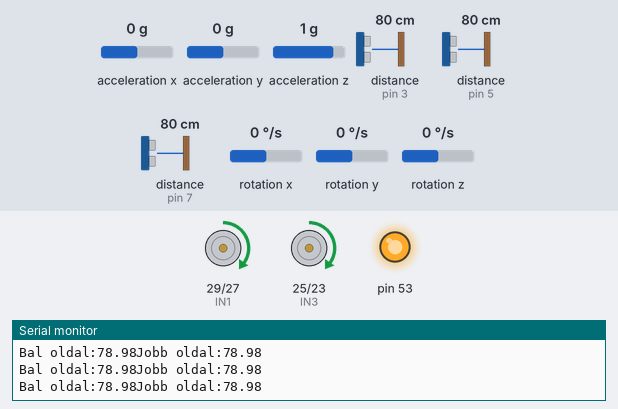
This sketch was run on a simulated Arduino Mega 2560, built with avr-gcc and run on an emulated ATmega2560. On the bench: motor-driver pin pairs drawn as motors (green arrow = first pin HIGH = forward, orange = second pin HIGH = backward, longer = more drive, scaled by the enable pin), output pins drawn as LEDs (lit = HIGH), the last lines printed to the serial monitor. Wiring (inferred from the names in the program): 3 × ultrasonic range finder: trigger pin 2, echo pin 3 / trigger pin 4, echo pin 5 / trigger pin 6, echo pin 7. Inputs (shaded band) come from the test bench; at power-on: distance to the obstacle (sensors on pin 7, pin 3, pin 5) 80 cm, rotation z 0 °/s, acceleration x 0 g, acceleration y 0 g, acceleration z 1 g, rotation x 0 °/s, rotation y 0 °/s. The echo pulse lasts 58.3 µs per cm; pins used as bus, display or sensor lines are not drawn.

Above: at 3.2 s.
3.3 s: distance to the obstacle (sensor on pin 7) set to 198 cm
4.8 s: distance to the obstacle (sensor on pin 7) set to 205 cm
At 5.07 s:
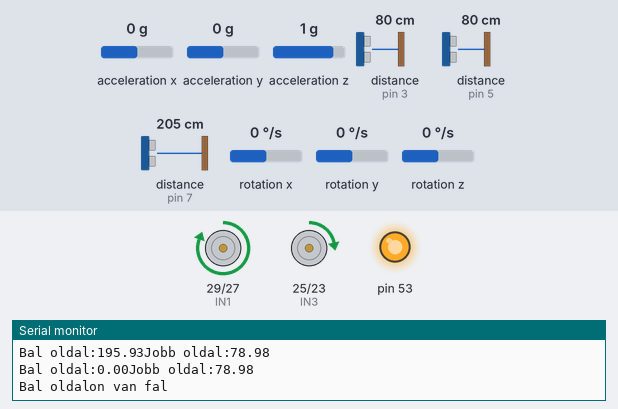
7.8 s: distance to the obstacle (sensor on pin 3) set to 17 cm
10.8 s: distance to the obstacle (sensor on pin 3) set to 14 cm
At 11.2 s:
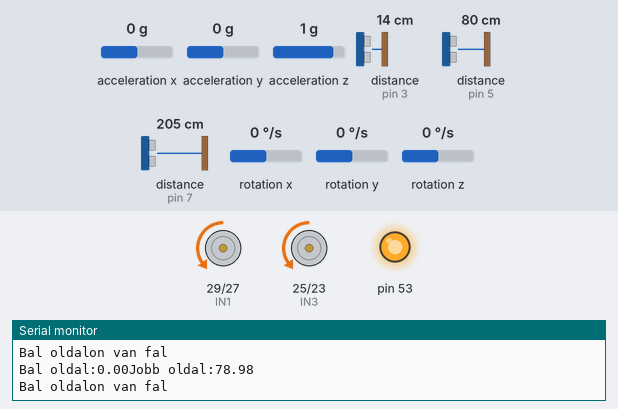
At 12.1 s:
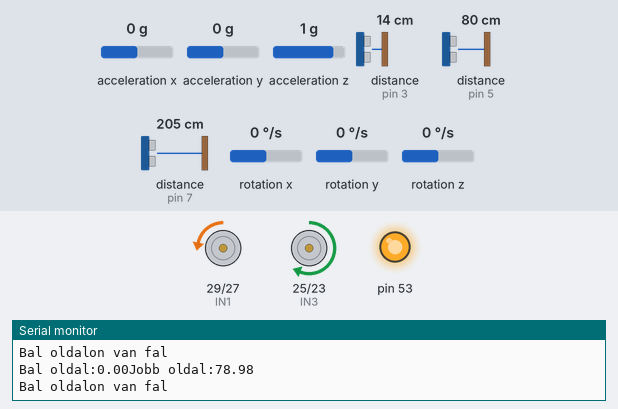
12.8 s: rotation z set to 28 °/s
15.8 s: rotation z set to 32 °/s
Timing chart, 0 to 18.5 s (numbered marks = the images above; inputs shaded):
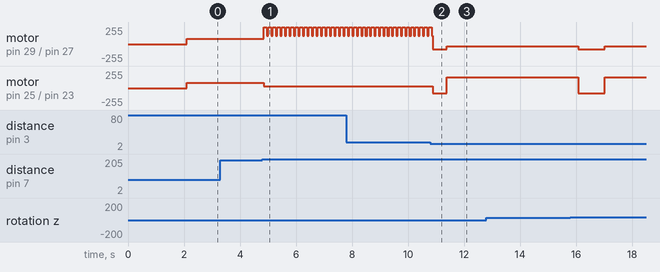

The sketch:

Jerry2023.ino
```cpp
#include <MPU6050_light.h>
#include <SPI.h>
#include <MFRC522.h>
#include <string.h>
#include <stdio.h>
#include "Wire.h"

MPU6050 mpu(Wire);
unsigned long timer = 0;


#define TRIGGER_PIN_FRONT 2
#define ECHO_PIN_FRONT 3
#define TRIGGER_PIN_RIGHT 4
#define ECHO_PIN_RIGHT 5
#define TRIGGER_PIN_LEFT 6
#define ECHO_PIN_LEFT 7

#define ENA 11
#define IN1 29
#define IN2 27
#define IN3 25
#define IN4 23
#define ENB 10

#define RST_PIN 8
#define SS_PIN 9

MFRC522 mfrc522(SS_PIN, RST_PIN);
MFRC522::MIFARE_Key key;

void setup() {
  Serial.begin(9600);
  //gyro beállítása
  Wire.begin();
   byte status = mpu.begin();
  Serial.print(F("MPU6050 status: "));
  Serial.println(status);
  while(status!=0){ } // stop everything if could not connect to MPU6050

  Serial.println(F("Calculating offsets, do not move MPU6050"));
  delay(1000);
  mpu.calcOffsets(); // gyro and accelero
  Serial.println("Done!\n");

  // Ultrahangos távérzékelő pin-ek beállítása
  pinMode(TRIGGER_PIN_FRONT, OUTPUT);
  pinMode(ECHO_PIN_FRONT, INPUT);
  pinMode(TRIGGER_PIN_RIGHT, OUTPUT);
  pinMode(ECHO_PIN_RIGHT, INPUT);
  pinMode(TRIGGER_PIN_LEFT, OUTPUT);
  pinMode(ECHO_PIN_LEFT, INPUT);

  // Motorvezérlő pin-ek beállítása
  pinMode(ENA, OUTPUT);
  pinMode(IN1, OUTPUT);
  pinMode(IN2, OUTPUT);
  pinMode(IN3, OUTPUT);
  pinMode(IN4, OUTPUT);
  pinMode(ENB, OUTPUT);

  // RFID kártyaolvasó inicializálása
  SPI.begin();
  mfrc522.PCD_Init();
  // Prepare key - all keys are set to FFFFFFFFFFFFh at chip delivery from the factory.
  for (byte i = 0; i < 6; i++) {
    key.keyByte[i] = 0xFF;
  }
}
//TÁVOLSÁGMÉRÉS CM-BEN
float measureDistance(int triggerPin, int echoPin) {
  // Előkészítés
  pinMode(triggerPin, OUTPUT);
  pinMode(echoPin, INPUT);
  digitalWrite(triggerPin, LOW);
  delayMicroseconds(2);

  // Trigger jel küldése
  digitalWrite(triggerPin, HIGH);
  delayMicroseconds(10);
  digitalWrite(triggerPin, LOW);

  // Echo jel értelmezése
  long duration = pulseIn(echoPin, HIGH);
  // Távolság kiszámítása a hangsebesség alapján
  float distance = duration * 0.034 / 2; // A hangsebesség 34 cm/ms, a távolságot pedig két irányban kell elosztani

  //if(distance > 200){
    //distance = 0;
  //}
  return distance;
}
// Előre haladás
void forward() {
  digitalWrite(IN1, HIGH);
  digitalWrite(IN2, LOW);
  digitalWrite(IN3, HIGH);
  digitalWrite(IN4, LOW);
  analogWrite(ENA, 80);  // Bal
  analogWrite(ENB, 80);  // Jobb
}

// Hátramenet
void backward() {
  digitalWrite(IN1, LOW);
  digitalWrite(IN2, HIGH);
  digitalWrite(IN3, LOW);
  digitalWrite(IN4, HIGH);
  analogWrite(ENA, 80);  // Sebesség beállítása 0-255 között
  analogWrite(ENB, 80);  // Sebesség beállítása 0-255 között
}

// Balra fordulás
void turnLeft() {
  mpu.update();
  float angle = mpu.getAngleZ();
  digitalWrite(IN1, LOW);
  digitalWrite(IN2, HIGH);
  digitalWrite(IN3, HIGH);
  digitalWrite(IN4, LOW);
  analogWrite(ENA, 30);  // Bal
  analogWrite(ENB, 160);  // Jobb
  while(mpu.getAngleZ() <= angle+90){ // lehet több vagy kevesebb a kívánt fok
    mpu.update();
  }
  backward();
  delay(400);

}

// Jobbra fordulás
void turnRight() {
  mpu.update();
  float angle = mpu.getAngleZ();
  digitalWrite(IN1, HIGH);
  digitalWrite(IN2, LOW);
  digitalWrite(IN3, LOW);
  digitalWrite(IN4, HIGH);
  analogWrite(ENA, 160);  // Bal
  analogWrite(ENB, 30);  // Jobb
  while(mpu.getAngleZ() >= angle-90){ // lehet több vagy kevesebb a kívánt fok
    mpu.update();
  }
  backward();
  delay(400);


}

// Megállás
void stop() {
  digitalWrite(IN1, LOW);
  digitalWrite(IN2, LOW);
  digitalWrite(IN3, LOW);
  digitalWrite(IN4, LOW);
  analogWrite(ENA, 0);
  analogWrite(ENB, 0);
}
void forwardWithAlignment() {
  // Távérzékelők mérése
  float rightDistance = measureDistance(TRIGGER_PIN_RIGHT, ECHO_PIN_RIGHT);
  delay(10);
  float leftDistance = measureDistance(TRIGGER_PIN_LEFT, ECHO_PIN_LEFT);
  if(leftDistance > 200){
    // jobra kanyar
      analogWrite(ENA, 255);  // bal oldal
      analogWrite(ENB, 30);  // jobb oldal
      digitalWrite(IN1, HIGH);
      digitalWrite(IN2, LOW);
      digitalWrite(IN3, HIGH);
      digitalWrite(IN4, LOW);
      leftDistance = 0;
      delay(100);
  }
  if(rightDistance > 200){
    // balra kanyar
      analogWrite(ENA, 30);  // Bal oldal
      analogWrite(ENB, 255);  // jobb oldal
      digitalWrite(IN1, HIGH);
      digitalWrite(IN2, LOW);
      digitalWrite(IN3, HIGH);
      digitalWrite(IN4, LOW);
      rightDistance = 0;
      delay(100);
  }
  Serial.print("Bal oldal:");
  Serial.print(leftDistance);Serial.print("Jobb oldal:");Serial.println(rightDistance);
  if (rightDistance >= -1 && rightDistance <= 15 && leftDistance >= -1 && leftDistance <= 15){ //van két fal
      // Középre igazítás
    if (rightDistance < leftDistance) {
      // balra kanyar
      analogWrite(ENA, 30);  // Bal oldal
      analogWrite(ENB, 125);  // jobb oldal
      digitalWrite(IN1, HIGH);
      digitalWrite(IN2, LOW);
      digitalWrite(IN3, HIGH);
      digitalWrite(IN4, LOW);
    } else if (leftDistance < rightDistance) {
      // jobra kanyar
      analogWrite(ENA, 125);  // bal oldal
      analogWrite(ENB, 30);  // jobb oldal
      digitalWrite(IN1, HIGH);
      digitalWrite(IN2, LOW);
      digitalWrite(IN3, HIGH);
      digitalWrite(IN4, LOW);
    }
  }
  else {
    if(rightDistance >= 15 &&  leftDistance <= 15){ // bal oldalon van fal
      Serial.println("Bal oldalon van fal");
      if(leftDistance > 5){
        // balra kanyar
        analogWrite(ENA, 30);  // Bal oldal
        analogWrite(ENB, 125);  // jobb oldal
        digitalWrite(IN1, HIGH);
        digitalWrite(IN2, LOW);
        digitalWrite(IN3, HIGH);
        digitalWrite(IN4, LOW);
      } else {
        // jobra kanyar
        analogWrite(ENA, 125);  // bal oldal
        analogWrite(ENB, 30);  // jobb oldal
        digitalWrite(IN1, HIGH);
        digitalWrite(IN2, LOW);
        digitalWrite(IN3, HIGH);
        digitalWrite(IN4, LOW);
      }

    } else if (rightDistance <= 15 &&  leftDistance >= 15){ //jobb oldalon fal
      if(rightDistance > 5){
        // jobra kanyar
        analogWrite(ENA, 125);  // bal oldal
        analogWrite(ENB, 30);  // jobb oldal
        digitalWrite(IN1, HIGH);
        digitalWrite(IN2, LOW);
        digitalWrite(IN3, HIGH);
        digitalWrite(IN4, LOW);

      } else {
        // balra kanyar
        analogWrite(ENA, 30);  // Bal oldal
        analogWrite(ENB, 125);  // jobb oldal
        digitalWrite(IN1, HIGH);
        digitalWrite(IN2, LOW);
        digitalWrite(IN3, HIGH);
        digitalWrite(IN4, LOW);
      }
    } else {
      // Középre igazítás nincs szükség, egyenesen megy előre
      forward();
    }

  }

}


void loop() {
  // put your main code here, to run repeatedly:
  //gyro update
  mpu.update();
  // RFID kártyaolvasó ellenőrzése
  if (mfrc522.PICC_IsNewCardPresent()) {
    if (mfrc522.PICC_ReadCardSerial()) {
      // RFID kártya adatok kiolvasása
      String cardData = "";
      for (byte i = 0; i < mfrc522.uid.size; i++) {
        cardData += (String)(mfrc522.uid.uidByte[i] < 0x10 ? " 0" : " ");
        cardData += String(mfrc522.uid.uidByte[i], HEX);
      }
      Serial.print("Sima: ");
      Serial.print(cardData);
      Serial.println();
      String vagott = cardData.substring (4,8);
      Serial.print("vagott: ");
      Serial.print(vagott);
      Serial.println();


      // Kártya adatok alapján műveletek végrehajtása
      if (cardData.substring (4,8) == "bc 0") {
        Serial.print("fordulas balra: ");
        forwardWithAlignment();

        delay(200);
        stop();
        delay(100);
        turnLeft();

      } else if (cardData.substring (4,8) == "bc f") {
        Serial.print("fordulas jobbra: ");
        forwardWithAlignment();

        delay(200);
        stop();
        delay(100);
        turnRight();

      } else if (cardData.substring (4,8) == "bc 5") {
        // Program kilépése
        stop();
        while (true) {
          // Végtelen ciklusban várakozás
        }
      }
    }
  }

  // Első távérzékelő mérése cm-ben
  float frontDistance = measureDistance(TRIGGER_PIN_FRONT, ECHO_PIN_FRONT);
  //Serial.println(frontDistance);

  if (frontDistance <= 5){
    stop();

    while(true){}
  }
  // Fal érzékelése az első távérzékelővel
  if (frontDistance <= 15) {


    // Fal érzékelése, fordulás az irányban, ahol több hely van
    if (measureDistance(TRIGGER_PIN_LEFT, ECHO_PIN_LEFT) > measureDistance(TRIGGER_PIN_RIGHT, ECHO_PIN_RIGHT)) {
      // Balra fordulás, mert több hely van jobbra
      backward();
      delay(500);
      turnLeft();

    } else {
      // Jobbra fordulás, mert több hely van balra
      backward();
      delay(500);
      turnRight();

    }
  } else {
    // Nincs fal az előtt, előre megyünk középre igazítással
    forwardWithAlignment();
  }
}
```

Measured:
- the behaviour switches between 202 and 203 cm on distance to the obstacle (sensor on pin 7) (found by bisection; images 0 and 1)
- the behaviour switches between 16 and 15 cm on distance to the obstacle (sensor on pin 3) (found by bisection; images 1 and 2)
- after the input at 4.8 s, motor on pin 29 (IN1) / pin 27 (IN2): alternates forward 255/255 for 0.10 s and forward 125/255 for 0.06 s, starting after 0.05 s; motor on pin 25 (IN3) / pin 23 (IN4): forward 80/255 → forward 30/255 after 0.05 s
- after the input at 10.8 s, motor on pin 25 (IN3) / pin 23 (IN4): forward 30/255 → backward 80/255 after 0.09 s, → forward 160/255 0.50 s later
- after the input at 12.8 s, every drawn part: stays the same
